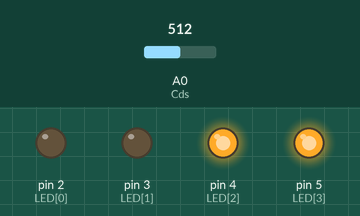
This sketch was run on a simulated Arduino Uno, built with avr-gcc and run on an emulated ATmega328P. On the bench: output pins drawn as LEDs (lit = HIGH). The test bench sets the inputs (shaded band); at power-on: A0 (Cds) = 512. What the sketch prints to the serial monitor is not drawn.

Above: at 1.2 s.
1.3 s: A0 (Cds) set to 473
2.8 s: A0 (Cds) set to 445
At 3.6 s:
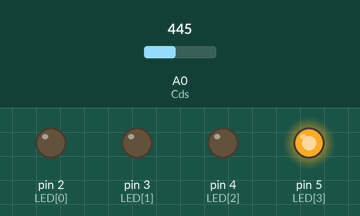
4.3 s: A0 (Cds) set to 325
5.8 s: A0 (Cds) set to 292
At 6.6 s:
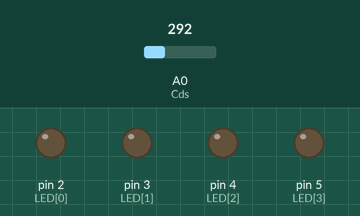
7.3 s: A0 (Cds) set to 1023
At 8.1 s:
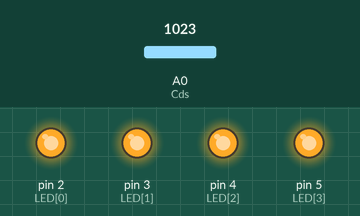
8.8 s: A0 (Cds) set to 778
10.3 s: A0 (Cds) set to 759
At 11.1 s:
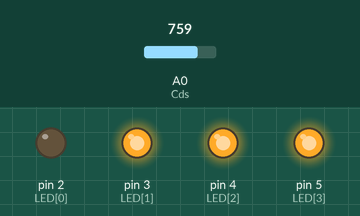
Timing chart, 0 to 12.8 s (numbered marks = the images above; inputs shaded):
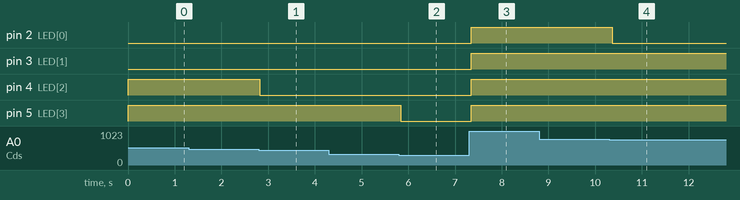

The sketch:

Cds_sensor_V3.ino
```cpp
#define Cds A0

int LED[4] = {2,3,4,5};
int darkness = 0;
int brightness = 0;
int percent = 0;
char buf[100];


void setup() {
  Serial.begin(9600);
  for(int i = 0; i < 4; i++)
  {
    pinMode(LED[i], OUTPUT);
  }

}

void loop() {
  darkness = analogRead(Cds);

  percent = map(darkness, 1023, 0, 0, 100);  //PULL-UP 저항

  if(percent < 25) digitalWrite(LED[0], HIGH);  //white
  else digitalWrite(LED[0], LOW);
  if(percent < 40) digitalWrite(LED[1], HIGH);  //green
  else digitalWrite(LED[1], LOW);
  if(percent < 55) digitalWrite(LED[2], HIGH);  //yello
  else digitalWrite(LED[2], LOW);
  if(percent < 70) digitalWrite(LED[3], HIGH);  //red
  else digitalWrite(LED[3], LOW);

  sprintf(buf, "data: %4d |밝기: %3d %%", darkness ,percent);
  Serial.println(buf);

  delay(100);

}
```

Measured:
- the behaviour switches between 461 and 460 on A0 (Cds) (found by bisection; images 0 and 1)
- the behaviour switches between 307 and 306 on A0 (Cds) (found by bisection; images 1 and 2)
- the behaviour switches between 768 and 767 on A0 (Cds) (found by bisection; images 3 and 4)
- after the input at 1.3 s, every drawn part: stays the same
- after the input at 2.8 s, pin 4 (LED[2]): HIGH → LOW at once
- after the input at 4.3 s, every drawn part: stays the same
- after the input at 5.8 s, pin 5 (LED[3]): HIGH → LOW at once
- after the input at 7.3 s, pin 2 (LED[0]), pin 3 (LED[1]), pin 4 (LED[2]), pin 5 (LED[3]): LOW → HIGH after 0.05 s
- after the input at 8.8 s, every drawn part: stays the same
- after the input at 10.3 s, pin 2 (LED[0]): HIGH → LOW after 0.07 s
